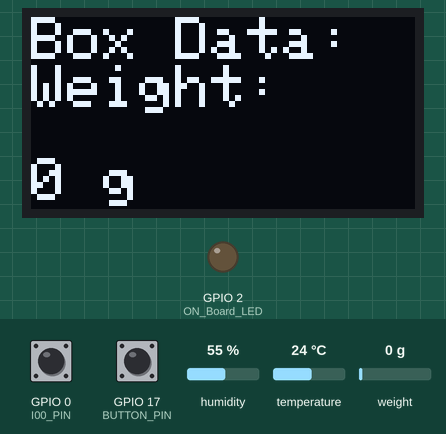
Simulated run of this sketch. Board: ESP32. Parts: 128×64 one-colour display, output pins drawn as LEDs (lit = HIGH). Dashed ring = blinking. Inputs (shaded band) come from the test bench; at power-on: weight on the scale 0 g, GPIO 17 (BUTTON_PIN) HIGH, GPIO 0 (I00_PIN) HIGH, humidity 55 %, temperature 24 °C. WiFi joins after 1.5 s; servers stay silent unless stated; the display library's start-up logo is not drawn; uploads are accepted with an empty reply; pins used as bus, display or sensor lines are not drawn; what the sketch prints to the serial monitor is not drawn.

Above: at 8.7 s.
8.8 s: weight on the scale set to 92 g
At 16.5 s:
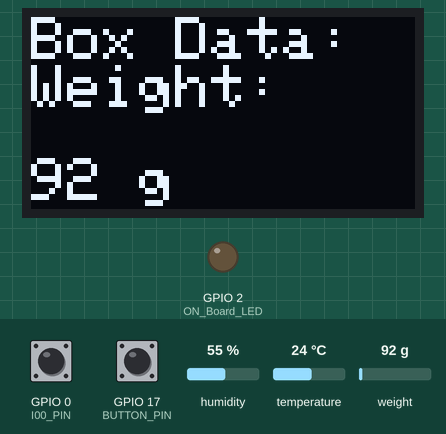
17.4 s: weight on the scale set to 111 g
At 25.0 s:
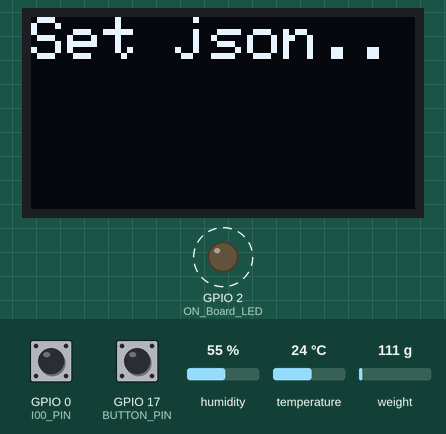
26.0 s: GPIO 17 (BUTTON_PIN) pulled LOW for 0.15 s
At 26.15 s:
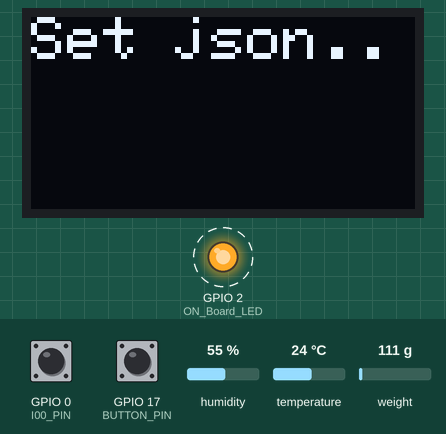
28.9 s: GPIO 0 (I00_PIN) pulled LOW for 0.15 s
At 30.6 s:
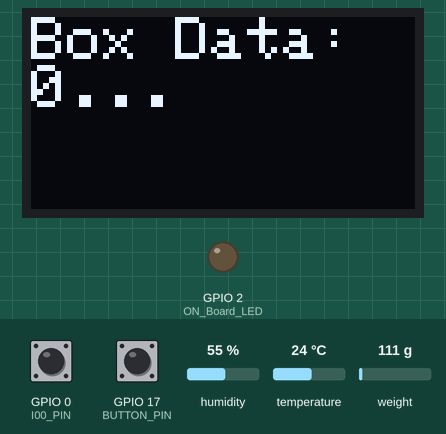
33.6 s: GPIO 0 (I00_PIN) pulled LOW for 1 s
41.6 s: GPIO 17 (BUTTON_PIN) pulled LOW for 1 s
At 43.0 s:
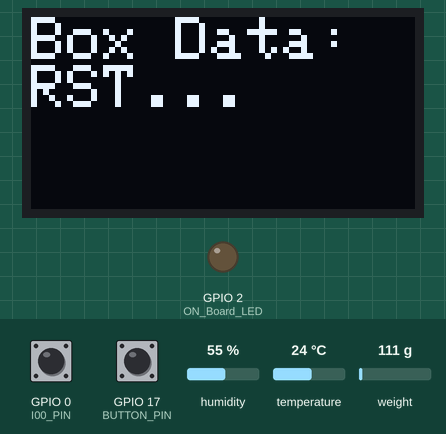
Timing chart, 0 to 44.6 s (numbered marks = the images above; inputs shaded):
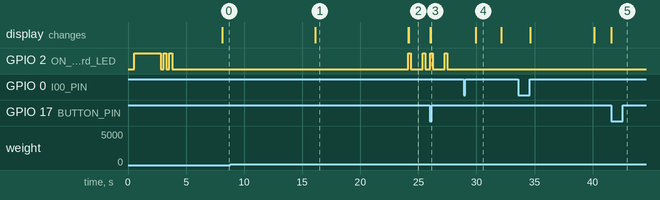

Measured:
- the behaviour switches between 99 and 100 g on weight on the scale (found by bisection; images 1 and 2)
- after the input at 8.8 s, the display: changes after 7.3 s (image 1)
- after the input at 17.4 s, GPIO 2 (ON_Board_LED): alternates HIGH for 0.22 s and LOW for 1.0 s, starting after 6.7 s; the display: first changes after 6.7 s (image 2 shows a later state)
- after the input at 26.0 s, GPIO 2 (ON_Board_LED): alternates HIGH for 0.22 s and LOW for 1.0 s, starting at once; the display: first changes at once (image 3 shows a later state)
- after the input at 28.9 s, the display: changes after 1.0 s (image 4)
- after the input at 41.6 s, the display: changes at once (image 5)
- what the display in image 4 shows lasts 2.2 s, from 29.9 s to 32.1 s

The sketch:

Final_ESP32_MySQL_Database5.0.ino
```cpp
//======================================== Including the libraries.
#include <WiFi.h>
#include <HTTPClient.h>
#include <Arduino_JSON.h>
#include <Pushbutton.h>
#include "DHT.h"
#include "HX711.h"
#include "time.h"
//--------------------//OLED
#include <Wire.h>
#include <Adafruit_GFX.h>
#include <Adafruit_SSD1306.h>

#define SCREEN_WIDTH 128 // OLED 寬度像素
#define SCREEN_HEIGHT 64 // OLED 高度像素
Adafruit_SSD1306 display(SCREEN_WIDTH, SCREEN_HEIGHT, &Wire, -1);
//======================================== Time
unsigned long lastCheck = 0;
const unsigned long checkInterval = 8000; // 5 seconds
//======================================== HX711 sensor setting (HX711)
const int LOADCELL_DOUT_PIN = 14;
const int LOADCELL_SCK_PIN = 12;
#define CALIBRATION_FACTOR 392.2925170068027
HX711 scale;
bool messageSent = false;
//======================================== DHT sensor settings (DHT11).
#define DHTPIN 13 //--> Defines the Digital Pin connected to the DHT11 sensor.
#define DHTTYPE DHT11 //--> Defines the type of DHT sensor used. Here used is the DHT11 sensor.
DHT dht11_sensor(DHTPIN, DHTTYPE); //--> Initialize DHT sensor.
//======================================== Rest Button
//Rstmsg2dbButton
#define BUTTON_PIN 17
Pushbutton button(BUTTON_PIN);

// RstButton
#define I00_PIN 0
Pushbutton button1(I00_PIN);
//======================================= Defines the Digital Pin of the "On Board LED".
#define ON_Board_LED 2

#define LED_01 13

#define LED_02 12

//======================================== SSID and Password of your WiFi router.
const char* ssid = "Alex-4A";
const char* password = "0912235003.";

//======================================== Variables for HTTP POST request data.
String postData = ""; //--> Variables sent for HTTP POST request data.
String payload = "";  //--> Variable for receiving response from HTTP POST.

//======================================== Variables for DHT11 sensor data.
float send_Temp;
int send_Humd;
int send_Merchant;
String send_Status_Read_DHT11 = "";

//Subroutine to control LEDs after successfully fetching data from database.
void control_LEDs() {
  Serial.println();
  Serial.println("---------------control_LEDs()");
  JSONVar myObject = JSON.parse(payload);

  // JSON.typeof(jsonVar) can be used to get the type of the var
  if (JSON.typeof(myObject) == "undefined") {
    Serial.println("Parsing input failed!");
    Serial.println("---------------");
    return;
  }

  if (myObject.hasOwnProperty("LED_01")) {
    Serial.print("myObject[\"LED_01\"] = ");
    Serial.println(myObject["LED_01"]);
  }

  if (myObject.hasOwnProperty("LED_02")) {
    Serial.print("myObject[\"LED_02\"] = ");
    Serial.println(myObject["LED_02"]);
  }

  if (strcmp(myObject["LED_01"], "ON") == 0)   {
    digitalWrite(LED_01, HIGH);
    Serial.println("LED 01 ON");
  }
  if (strcmp(myObject["LED_01"], "OFF") == 0)  {
    digitalWrite(LED_01, LOW);
    Serial.println("LED 01 OFF");
  }
  if (strcmp(myObject["LED_02"], "ON") == 0)   {
    digitalWrite(LED_02, HIGH);
    Serial.println("LED 02 ON");
  }
  if (strcmp(myObject["LED_02"], "OFF") == 0)  {
    digitalWrite(LED_02, LOW);
    Serial.println("LED 02 OFF");
  }

  Serial.println("---------------");
}
//get data from the HX711 sensor
void get_HX711_sensor_data() {
  if (millis() - lastCheck >= checkInterval) {
    lastCheck = millis();
    Serial.println();
    Serial.println("Weight data get");
    if (scale.wait_ready_timeout(200)) {
      send_Merchant = round(scale.get_units());
      Serial.print("Weight: ");
      Serial.println(send_Merchant);
      display.clearDisplay();
      display.setTextSize(2);             // 設定文字大小
      display.setTextColor(1);        // 1:OLED預設的顏色(這個會依該OLED的顏色來決定)

      display.setCursor(0, 0);            // 設定起始座標
      display.print("Box Data: ");        // 要顯示的字串

      display.setCursor(0, 16);            // 設定起始座標
      display.print("Weight:");      //顯示溫度

      display.setCursor(0, 47);           // 設定起始座標
      display.print(send_Merchant); //重量的數值
      display.print(" g");

      display.display();                  // 要有這行才會把文字顯示出來
    }
  }
}
//======================================== REST Fun
void Hx711RstMsg2db() {
  if (button.getSingleDebouncedPress()) {
    messageSent = false;
    Serial.println("RST...");
    display.clearDisplay();
    display.setTextSize(2);             // 設定文字大小
    display.setTextColor(1);        // 1:OLED預設的顏色(這個會依該OLED的顏色來決定)

    display.setCursor(0, 0);            // 設定起始座標
    display.print("Box Data: ");        // 要顯示的字串

    display.setCursor(0, 16);            // 設定起始座標
    display.print("RST...");
    display.display();                  // 要有這行才會把文字顯示出來
  }
}
void Hx711rst() { //去皮
  if (button1.getSingleDebouncedPress()) {
    Serial.print("0...");
    scale.tare();
    display.clearDisplay();
    display.setTextSize(2);             // 設定文字大小
    display.setTextColor(1);        // 1:OLED預設的顏色(這個會依該OLED的顏色來決定)

    display.setCursor(0, 0);            // 設定起始座標
    display.print("Box Data: ");        // 要顯示的字串

    display.setCursor(0, 16);            // 設定起始座標
    display.print("0...");
    display.display();                  // 要有這行才會把文字顯示出來
  }
}
//======================================== Subroutine to read and get data from the DHT11 sensor.
void get_DHT11_sensor_data() {
  Serial.println();
  Serial.println("-------------get_DHT11_sensor_data()");

  send_Temp = dht11_sensor.readTemperature();
  send_Humd = dht11_sensor.readHumidity();

  if (isnan(send_Temp) || isnan(send_Humd)) {
    Serial.println("Failed to read from DHT sensor!");
    send_Temp = 0.00;
    send_Humd = 0;
    send_Status_Read_DHT11 = "FAILED";
  } else {
    send_Status_Read_DHT11 = "SUCCEED";
  }
  Serial.printf("Temperature : %.2f °C\n", send_Temp);
  Serial.printf("Humidity : %d %%\n", send_Humd);
  Serial.printf("Status Read DHT11 Sensor : %s\n", send_Status_Read_DHT11);
  Serial.println("-------------");
}

void setup() {
  // put your setup code here, to run once:

  Serial.begin(115200); //--> Initialize serial communications with the PC.
  //-------------------------------偵測是否安裝好OLED了
  if (!display.begin(SSD1306_SWITCHCAPVCC, 0x3C)) { // 一般1306 OLED的位址都是0x3C
    Serial.println(F("SSD1306 allocation failed"));
    for (;;);// Don't proceed, loop foreve
  }
  // 顯示Adafruit的LOGO，算是開機畫面
  display.display();
  delay(500); // 停0.5秒

  // 清除畫面
  display.clearDisplay();
  //-------------------------------
  pinMode(ON_Board_LED, OUTPUT); //--> On Board LED port Direction output.
  pinMode(LED_01, OUTPUT); //--> LED_01 port Direction output.
  pinMode(LED_02, OUTPUT); //--> LED_02 port Direction output.

  digitalWrite(ON_Board_LED, HIGH); //--> Turn on Led On Board.
  digitalWrite(LED_01, HIGH); //--> Turn on LED_01.
  digitalWrite(LED_02, HIGH); //--> Turn on LED_02.

  delay(2000);

  digitalWrite(ON_Board_LED, LOW); //--> Turn off Led On Board.
  digitalWrite(LED_01, LOW); //--> Turn off Led LED_01.
  digitalWrite(LED_02, LOW); //--> Turn off Led LED_02.

  //---------------------------------------- Make WiFi on ESP32 in "STA/Station" mode and start connecting to WiFi Router/Hotspot.
  WiFi.mode(WIFI_STA);
  WiFi.begin(ssid, password);
  //----------------------------------------

  Serial.println();
  Serial.println("-------------");
  Serial.print("Connecting");


  int connecting_process_timed_out = 20; //--> 20 = 20 seconds.
  connecting_process_timed_out = connecting_process_timed_out * 2;
  while (WiFi.status() != WL_CONNECTED) {
    Serial.print(".");
    //........................................ Make the On Board Flashing LED on the process of connecting to the wifi router.
    digitalWrite(ON_Board_LED, HIGH);
    delay(250);
    digitalWrite(ON_Board_LED, LOW);
    delay(250);


    //........................................ Countdown "connecting_process_timed_out".
    if (connecting_process_timed_out > 0) connecting_process_timed_out--;
    if (connecting_process_timed_out == 0) {
      delay(1000);
      ESP.restart();
    }
  }


  digitalWrite(ON_Board_LED, LOW); //--> Turn off the On Board LED when it is connected to the wifi router.

  //---------------------------------------- If successfully connected to the wifi router, the IP Address that will be visited is displayed in the serial monitor
  Serial.println();
  Serial.print("Successfully connected to : ");
  Serial.println(ssid);
  //Serial.print("IP address: ");
  //Serial.println(WiFi.localIP());
  Serial.println("-------------");

  // Setting up the DHT sensor (DHT11).
  dht11_sensor.begin();

  // Setting up the HX711 sensor (DHT11).
  Serial.println("Initializing the scale");//初始化稱重傳感器
  scale.begin(LOADCELL_DOUT_PIN, LOADCELL_SCK_PIN);//寫在setup
  scale.set_scale(CALIBRATION_FACTOR);//寫在setup
  scale.tare();//寫在setup，歸零。

  delay(2000);
}

void loop() {
  get_HX711_sensor_data();
  Hx711RstMsg2db();
  Hx711rst();
  if (send_Merchant >= 100 && !messageSent) {

    if (WiFi.status() == WL_CONNECTED) {
      HTTPClient http;  //--> Declare object of class HTTPClient.
      int httpCode;     //--> Variables for HTTP return code.

      postData = "id=esp32_01";
      payload = "";

      digitalWrite(ON_Board_LED, HIGH);
      Serial.println();
      Serial.println("getdata.php");
      display.clearDisplay();
      display.setTextSize(2);             // 設定文字大小
      display.setTextColor(1);        // 1:OLED預設的顏色(這個會依該OLED的顏色來決定)

      display.setCursor(0, 0);            // 設定起始座標
      display.print("Set json..");        // 要顯示的字串
      display.display();                  // 要有這行才會把文字顯示出來


      // Example : http.begin("http://172.20.10.4/ESP32_MySQL_Database/Final/getdata.php");
      http.begin("http://192.168.137.1/ESP32_MySQL_Database/Final3/getdata.php");  //--> Specify request destination
      http.addHeader("Content-Type", "application/x-www-form-urlencoded");        //--> Specify content-type header

      httpCode = http.POST(postData); //--> Send the request
      payload = http.getString();     //--> Get the response payload

      Serial.print("httpCode : ");
      Serial.println(httpCode); //--> Print HTTP return code
      Serial.print("payload  : ");
      Serial.println(payload);  //--> Print request response payload

      http.end();  //--> Close connection
      Serial.println("---------------");
      digitalWrite(ON_Board_LED, LOW);
      //........................................

      // Calls the control_LEDs() subroutine.
      control_LEDs();

      delay(1000);

      // Calls the get_DHT11_sensor_data() subroutine.
      get_DHT11_sensor_data();
      get_HX711_sensor_data();


      String LED_01_State = "";
      String LED_02_State = "";

      if (digitalRead(LED_01) == 1) LED_01_State = "ON";
      if (digitalRead(LED_01) == 0) LED_01_State = "OFF";
      if (digitalRead(LED_02) == 1) LED_02_State = "ON";
      if (digitalRead(LED_02) == 0) LED_02_State = "OFF";

      postData = "id=esp32_01";
      postData += "&temperature=" + String(send_Temp);
      postData += "&humidity=" + String(send_Humd);
      postData += "&Merchant=" + String(send_Merchant);
      postData += "&status_read_sensor_dht11=" + send_Status_Read_DHT11;
      postData += "&led_01=" + LED_01_State;
      postData += "&led_02=" + LED_02_State;
      payload = "";

      digitalWrite(ON_Board_LED, HIGH);
      Serial.println();
      Serial.println("---------------updateDHT11data_and_recordtable.php");
      // Example : http.begin("http://192.168.0.0/ESP32_MySQL_Database/Final/updateDHT11data_and_recordtable.php");
      http.begin("http://192.168.137.1/ESP32_MySQL_Database/Final3/updateDHT11data_and_recordtable.php");  //--> Specify request destination
      http.addHeader("Content-Type", "application/x-www-form-urlencoded");  //--> Specify content-type header

      httpCode = http.POST(postData); //--> Send the request
      payload = http.getString();  //--> Get the response payload

      Serial.print("httpCode : ");
      Serial.println(httpCode); //--> Print HTTP return code
      Serial.print("payload  : ");
      Serial.println(payload);  //--> Print request response payload

      http.end();  //Close connection
      Serial.println("---------------");
      digitalWrite(ON_Board_LED, LOW);
    }
    messageSent = true;
  }
}
```
